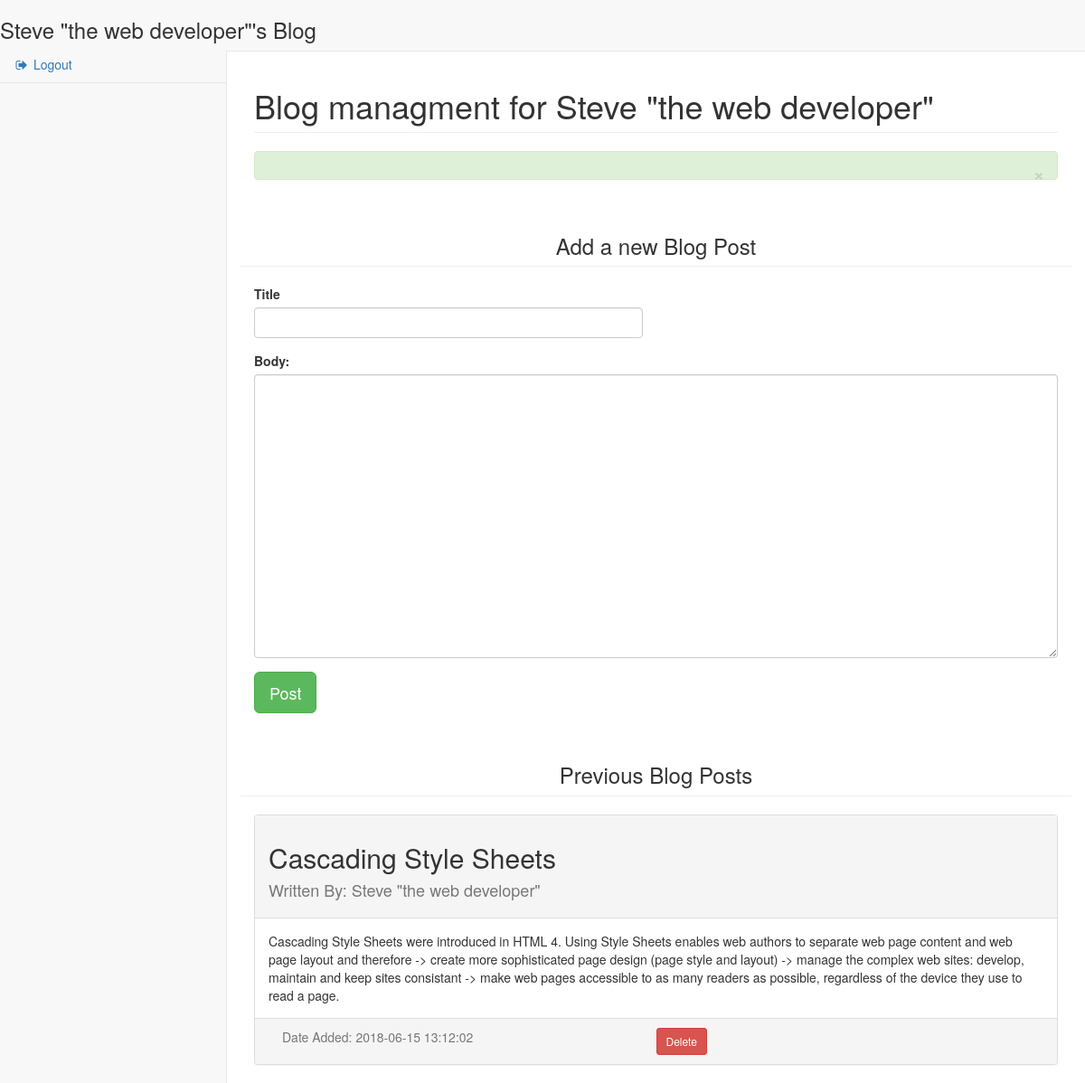
The page /blog_admin.php (signed in) on the database its author committed.
### tables this page shows
CREATE TABLE `blogs` (
  `id` int(10) NOT NULL,
  `title` varchar(70) NOT NULL,
  `body` varchar(1000) NOT NULL,
  `username` varchar(50) NOT NULL,
  `date_added` timestamp NOT NULL DEFAULT CURRENT_TIMESTAMP
);

### blog_admin.php (the view, shortened to what this page needs)
<?php include('connect.php');
$session_username = $_SESSION["username"];
$query = mysqli_query($con, "SELECT * FROM blogs WHERE username='$session_username'");
$admin_blog_stack = array();
while($row = mysqli_fetch_assoc($query)) {
    $title = $row['title'];
    $body = $row['body'];
    $username = $row['username'];
    $date_added = $row['date_added'];
    $id = $row['id'];
    $blog_row = "<div class='panel panel-default'>
                        <div class='panel-heading'><h2>$title</h2><h4 class='text-muted'>Written By: $username</h4></div>
                        <div class='panel-body'>$body</div>
                         <div class='panel-footer'>
                         <form method='post' action='?id=$id'>
                         <div class= col-lg-12'>
      <span><p class='text-muted col-lg-6'>Date Added: $date_added</p></span>
      <input type='submit' name='delete' value = 'Delete' class='btn btn-sm btn-danger ' /></form>
      </div>
                         </div>
                      </div>
";
    array_push($admin_blog_stack,$blog_row);
}
?>
<!DOCTYPE html>
<html>
    <head>
        <link rel="stylesheet"  type="text/css" href ="public/vendor/bootstrap/css/bootstrap.css"/>
        <link rel="stylesheet"  type="text/css" href ="public/vendor/font-awesome/css/font-awesome.min.css"/>
        <link rel="stylesheet"  type="text/css" href ="public/vendor/bootstrap/css/custom.css" />
    </head>
    <body>
      <div id="wrapper">
              <nav class="navbar navbar-default navbar-static-top" role="navigation" style="margin-bottom: 0">
                  <div class="navbar-header">
                    <h3><?php echo $session_username?>'s Blog</h3>
                  </div>
                  <div class="navbar-default sidebar" role="navigation">
                      <div class="sidebar-nav navbar-collapse">
                          <ul class="nav" id="side-menu">
                              <li>
                                  <a href="logout.php"><i class="fa fa-sign-out fa-fw"></i> Logout</a>
                              </li>
                       </ul>
                  </div>
              </div>
              </nav>
              <div id="page-wrapper">
                  <div class="row">
                      <div class="col-lg-12">
                          <h1 class="page-header">Blog managment for <?php echo $session_username;?></h1>
                      </div>
                  </div>
                  <div class="alert alert-success alert-dismissable">
                    <button type="button" class="close" data-dismiss="alert" aria-hidden="true">&times;</button>
                  </div>
<div class="row">
  <h3 class="text-center page-header col-lg-12">Add a new Blog Post</h3>
  <form method="post">
    <div class="form-group col-lg-6">
      <label>Title</label>
      <input type="text" name="title" class="form-control" />
    </div>
    <div class="form-group col-lg-12">
  <label for="body">Body:</label>
  <textarea  name="body" class="form-control" rows="15" id="body"></textarea>
</div>
<div class="form-group col-lg-12">
      <input type="submit" name="post_blog" value = "Post" class="btn btn-lg btn-success " /></div>
  </form>
</div>
<div class="row">
  <h3 class="text-center page-header col-lg-12">Previous Blog Posts</h3>
<div class="col-lg-12">
  <?php
        for($x = count($admin_blog_stack); $x > -1; $x--){
          echo $admin_blog_stack[$x];
        }
                  ?></div>
         </div>
                  </div>
  </body>
</html>

### rows shown on the page
blogs: title "Cascading Style Sheets", username "Steve \"the web developer\"", body "Cascading Style Sheets were introduced in HTML 4. Using Style Sheets enables web authors to separate web page content and web page layout and therefore -> create more sophisticated page design (page style and layout) -> manage the complex web sites: develop, maintain and keep sites consistant -> make web pages accessible to as many readers as possible, regardless of the device they use to read a page.", date_added "2018-06-15 13:12:02"

### other values the page prints
$session_username "Steve \"the web developer\""
